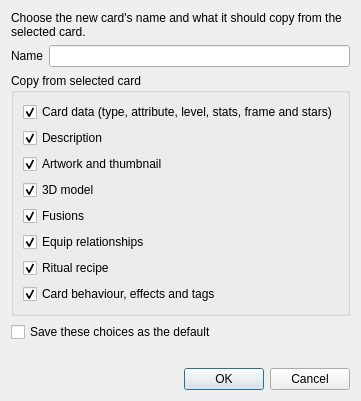
<?xml version="1.0" encoding="UTF-8"?>
<ui version="4.0">
 <class>CardCopyDialog</class>
 <widget class="QDialog" name="cardCopyDialog">
  <property name="windowTitle"><string>Copy card</string></property>
  <property name="modal"><bool>true</bool></property>
  <layout class="QVBoxLayout" name="copyCardDialogLayout">
   <item>
    <widget class="QLabel" name="copyCardIntroLabel">
     <property name="text"><string>Choose the new card's name and what it should copy from the selected card.</string></property>
     <property name="wordWrap"><bool>true</bool></property>
    </widget>
   </item>
   <item>
    <layout class="QFormLayout" name="copyCardFormLayout">
     <item row="0" column="0"><widget class="QLabel" name="copyNameLabel"><property name="text"><string>Name</string></property></widget></item>
     <item row="0" column="1"><widget class="QLineEdit" name="copyNameEdit"/></item>
    </layout>
   </item>
   <item>
    <widget class="QGroupBox" name="copyContentsGroup">
     <property name="title"><string>Copy from selected card</string></property>
     <layout class="QVBoxLayout" name="copyContentsLayout">
      <item><widget class="QCheckBox" name="copyCardDataCheckBox"><property name="text"><string>Card data (type, attribute, level, stats, frame and stars)</string></property><property name="checked"><bool>true</bool></property></widget></item>
      <item><widget class="QCheckBox" name="copyDescriptionCheckBox"><property name="text"><string>Description</string></property><property name="checked"><bool>true</bool></property></widget></item>
      <item><widget class="QCheckBox" name="copyArtworkCheckBox"><property name="text"><string>Artwork and thumbnail</string></property><property name="checked"><bool>true</bool></property></widget></item>
      <item><widget class="QCheckBox" name="copyModelCheckBox"><property name="text"><string>3D model</string></property><property name="checked"><bool>true</bool></property></widget></item>
      <item><widget class="QCheckBox" name="copyFusionsCheckBox"><property name="text"><string>Fusions</string></property><property name="checked"><bool>true</bool></property></widget></item>
      <item><widget class="QCheckBox" name="copyEquipsCheckBox"><property name="text"><string>Equip relationships</string></property><property name="checked"><bool>true</bool></property></widget></item>
      <item><widget class="QCheckBox" name="copyRitualsCheckBox"><property name="text"><string>Ritual recipe</string></property><property name="checked"><bool>true</bool></property></widget></item>
      <item><widget class="QCheckBox" name="copyBehaviourCheckBox"><property name="text"><string>Card behaviour, effects and tags</string></property><property name="checked"><bool>true</bool></property></widget></item>
     </layout>
    </widget>
   </item>
   <item>
    <widget class="QCheckBox" name="saveCopyDefaultsCheckBox">
     <property name="text"><string>Save these choices as the default</string></property>
    </widget>
   </item>
   <item>
    <widget class="QLabel" name="copyCardProblemLabel">
     <property name="styleSheet"><string notr="true">color: #ff8b8b;</string></property>
    </widget>
   </item>
   <item>
    <widget class="QDialogButtonBox" name="copyCardButtonBox">
     <property name="standardButtons"><set>QDialogButtonBox::Cancel|QDialogButtonBox::Ok</set></property>
    </widget>
   </item>
  </layout>
 </widget>
 <resources/>
 <connections/>
</ui>
